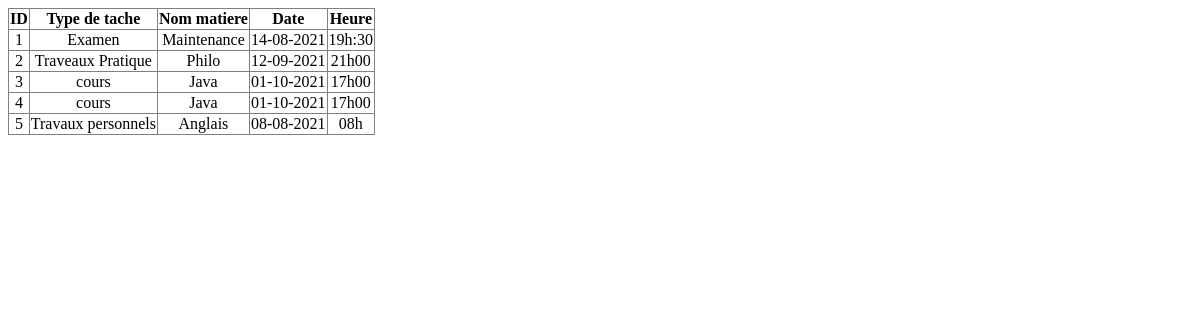
The page /Afficher/tache.php on the database its author committed.
### tables this page shows
CREATE TABLE IF NOT EXISTS `tache` (
  `id` int(11) NOT NULL AUTO_INCREMENT,
  `Nom_Matiere` varchar(35) NOT NULL,
  `Type_de_tache` varchar(35) NOT NULL,
  `Date` varchar(34) NOT NULL,
  `Heure` varchar(34) NOT NULL,
  PRIMARY KEY (`id`)
);

### Afficher/tache.php (the view, shortened to what this page needs)
<!DOCTYPE html>
<html>
<head>
	<link rel="stylesheet" href="style.css">
</head>
<body>
 <div class="container">
     <?php
       $mysqli = new mysqli("127.0.0.1","root", "siby", 'gestiondestache');
 $requete = "SELECT * FROM tache" ;
   $resultat = $mysqli->query($requete);
  echo "<table border=\"1\"class=\"table\"style=\"border-collapse:collapse;text-align:center;\">
       <tr>
      <th>ID</th>
      <th> Type de tache</th>
       <th> Nom matiere</th>
        <th> Date</th>
        <th> Heure</th>
    </tr>";
  while ($ligne = $resultat->fetch_assoc()) {
echo "
 <tr>
      <td>".$ligne['id']." </td>
      <td>".$ligne['Type_de_tache']." </td>
      <td>".$ligne['Nom_Matiere']." </td>
       <td>".$ligne['Date']." </td>
        <td>".$ligne['Heure']." </td>
         </tr>";
     }
  ?>
</table>
</div>
</body>
</html>

### Afficher/style.css (style rules this page uses)
body { background: white; }

### rows shown on the page
tache: id "1", Type_de_tache "Examen", Nom_Matiere "Maintenance", Date "14-08-2021", Heure "19h:30"
tache: id "2", Type_de_tache "Traveaux Pratique", Nom_Matiere "Philo", Date "12-09-2021", Heure "21h00"
tache: id "3", Type_de_tache "cours", Nom_Matiere "Java", Date "01-10-2021", Heure "17h00"
tache: id "4", Type_de_tache "cours", Nom_Matiere "Java", Date "01-10-2021", Heure "17h00"
tache: id "5", Type_de_tache "Travaux personnels", Nom_Matiere "Anglais", Date "08-08-2021", Heure "08h"
